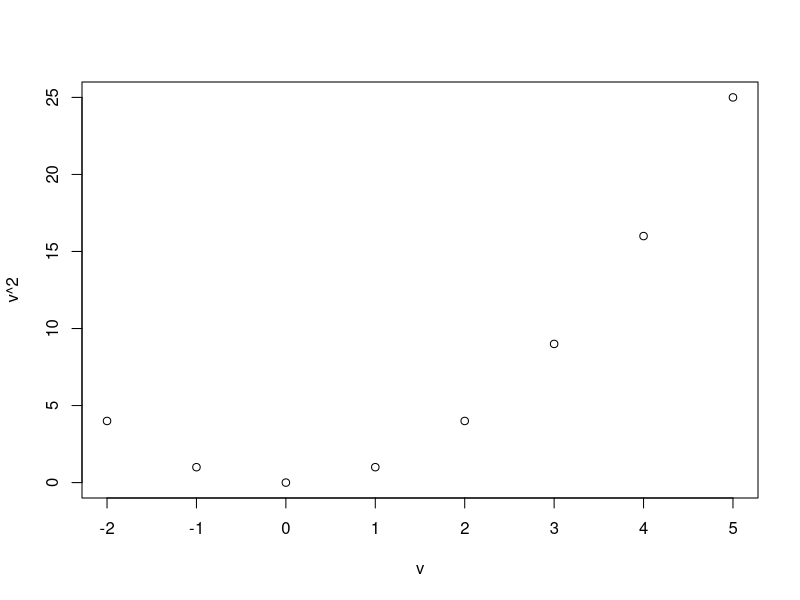
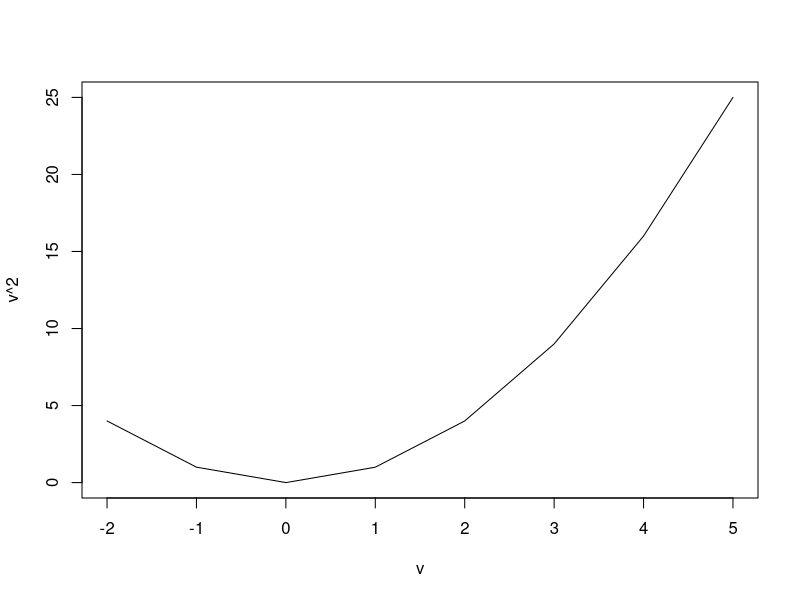
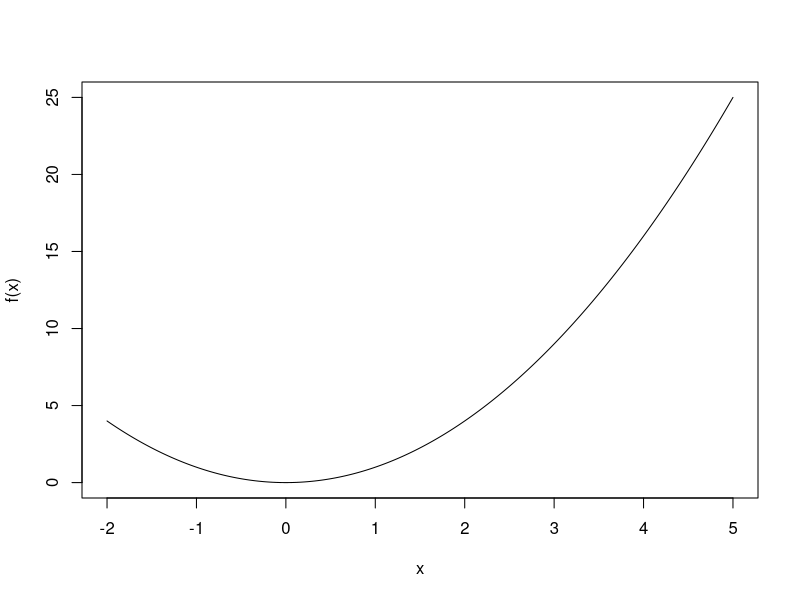
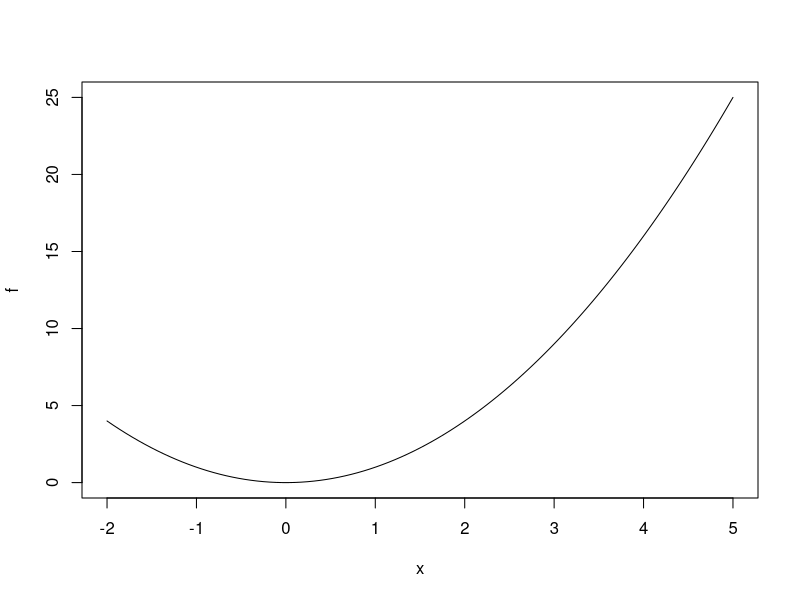
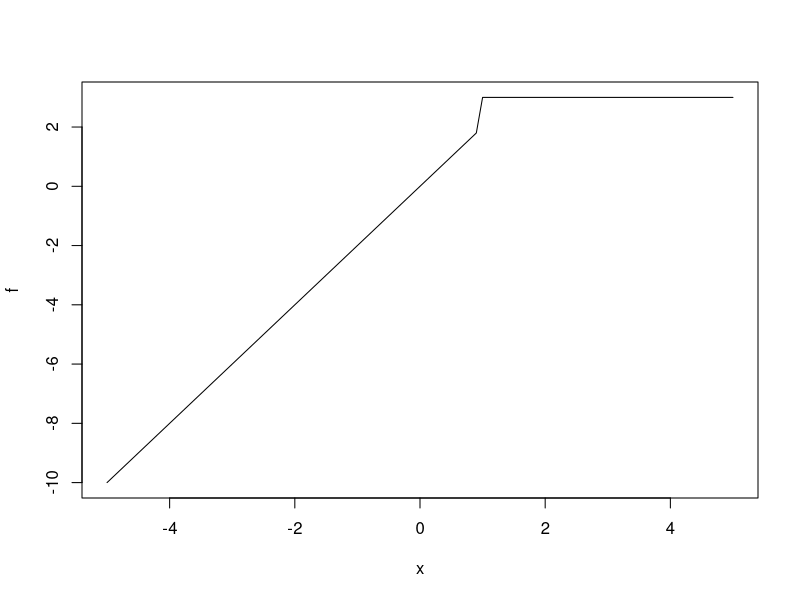
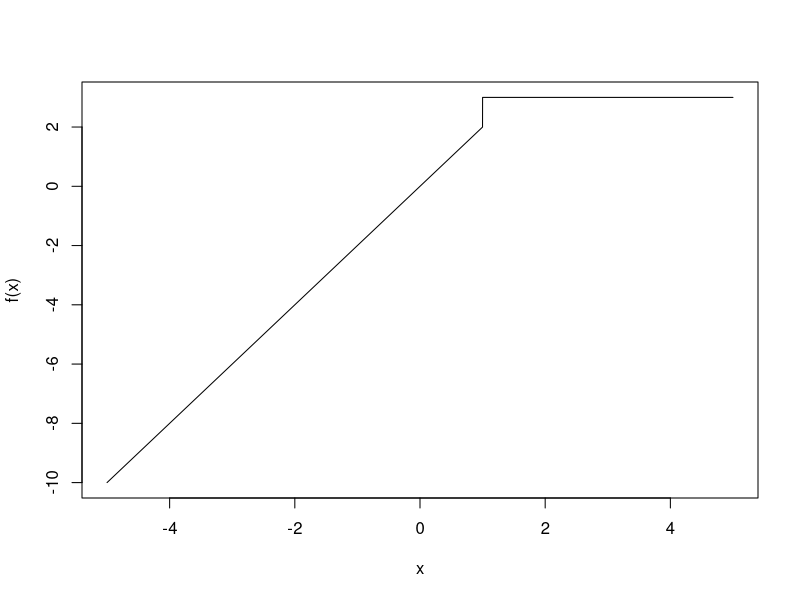
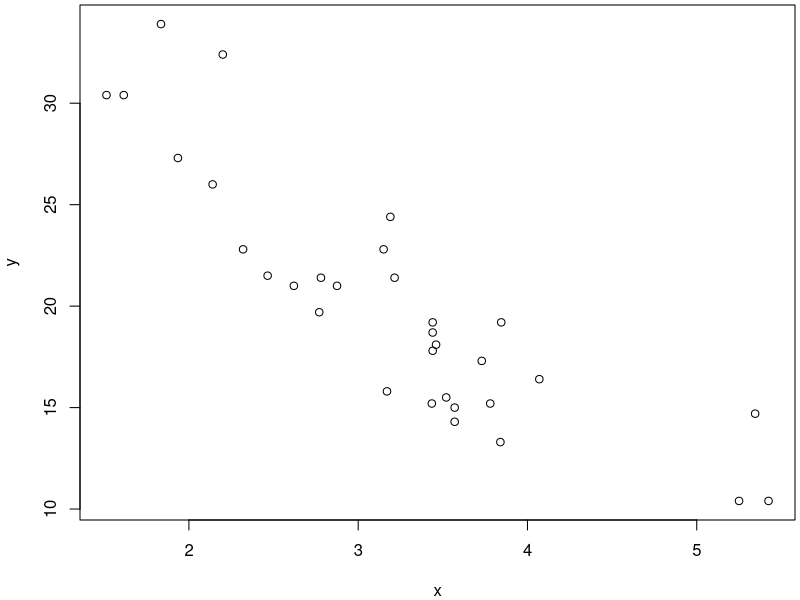
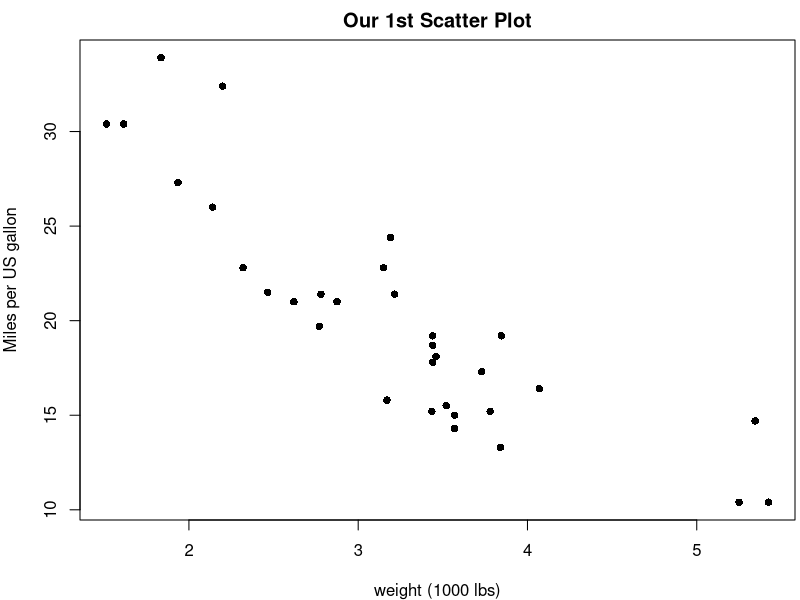

Write the R code that produced these figures, in order.
(-2)^2
(-1)^2
(0)^2

v <- c(-2,-1,0,1)
v
v^2
v^2+3

v <- seq(-2,5)
v
v^2

(-2:5)^2


v <- seq(-2,5,2)
v
v^2


?plot



#Plot a function
v <- seq(-2,5)
v
v^2
plot(v,v^2)
plot(v,v^2, type = "l")
?plot


f <- function(x){x^2}
f(10)

x <- seq(-2,5,0.01)
plot(x, f(x), type = "l")
plot(f, -2,5)

f <- function(x){
  ifelse(x < 1, 2*x, 3)
}

f(-2)
f(-1)
f(0)
f(1)
f(45.6)

v <- c(2,5)
f(v)


plot(f,-5,5)
x <- seq(-5,5, 0.001)
plot(x, f(x), type = "l")


#Scatterplot stuff

par(mar=c(4,4,0.25,0.25))
x <- mtcars$wt
y <- mtcars$mpg
plot(x,y)


mtcars
x
y



par(mar=c(4,4,2,0.25))
x <- mtcars$wt
y <- mtcars$mpg
plot(x,y,
     pch=16,
     xlab='weight (1000 lbs)',
     ylab='Miles per US gallon',main='Our 1st Scatter Plot')

#We can also put everything on a single line, as done below, but the above is easier to read.
plot(x,y,pch=16,xlab='weight (1000 lbs)',ylab='Miles per US gallon',main='Our 1st Scatter Plot')

